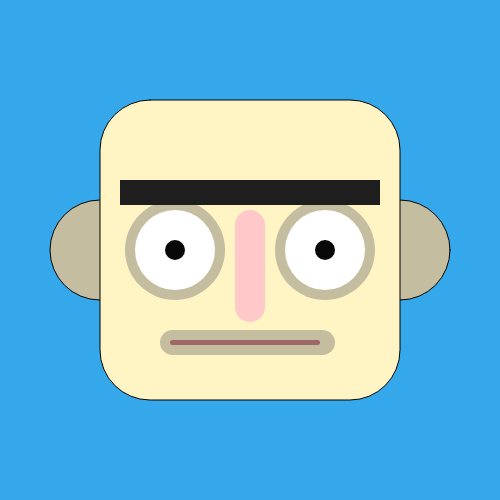
Frame 1 (no input)
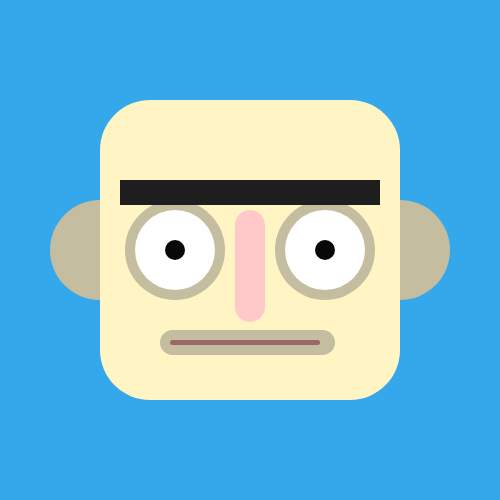
Frame 60 (no input)
Frame 120 (the mouse pressed at the canvas centre since frame 60): identical to frame 60, image omitted

The p5.js sketch that drew these frames (run headless with seeded random() and noise() and a simulated clock; from frame 60 on, the mouse is pressed at the canvas centre):

// p5.js sketch
// ── sketch.js
function setup() {
  createCanvas(500, 500);
}

function draw() {
  background(52, 168, 235);
  fill(196, 189, 159)
  circle(100,250,100,200);  //ears
  fill(196, 189, 159)
  circle(400,250,100,200);
  fill(255, 244, 196)
  rect(100,100,300,300,50)//face
  noStroke();
  fill(196, 189, 159) //eyeshadow
  circle(175,250,100,100)
  circle(325,250,100,100)
  fill(255, 255, 255) //eyes
  circle(175,250,80,80)
  circle(325,250,80,80)
  fill(8, 8, 8)
  circle(175,250,20,20)
  circle(325,250,20,20) 
  fill(255, 201, 201)
  rect(235,210,30,112,50)//nose
  fill(30,30,30)
  rect(120,180,260,25)//eyebrows
  fill(196, 189, 159)
  rect(160,330,175,25,50)//mouth
  fill(158, 103, 103)
  rect(170,340,150,5,50)//mouth
}
